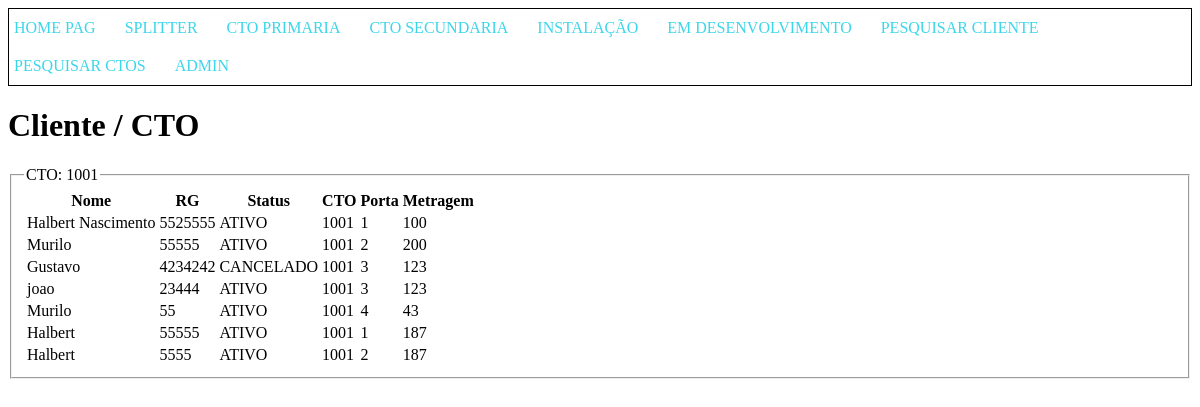
Page /get/exibicao/ on the earlier database version.
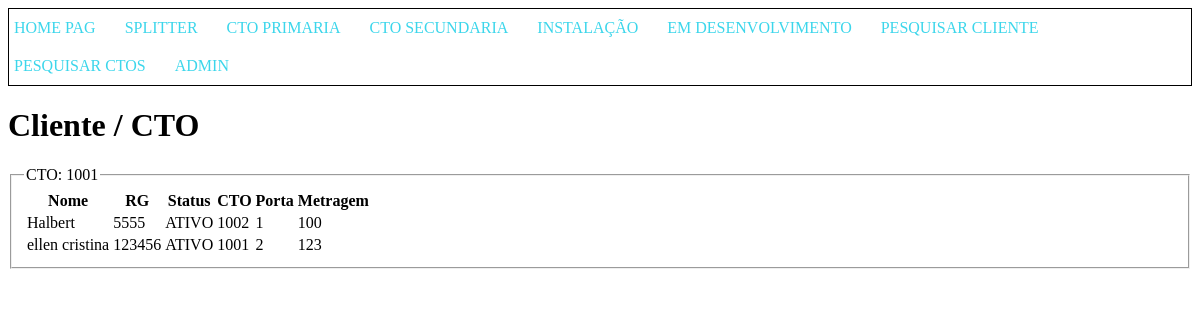
Same page on the later database version.
### CTO_manager/models.py (models this page shows)
class Cliente(models.Model):
  nome = models.CharField(max_length=100) # identificação do cliente pelo nome
  rg = models.IntegerField(blank=True) # identificao do cliente RG
  status = models.CharField(max_length=15, default='ATIVO') # identificação do status do cliente  ativo, cancelado, bloqueado, se nada for atribuido inicialmente começa como 'ativo'
  porta = models.PositiveIntegerField(blank=True) # salvar a numeracao da porta que o cliente esta associado a cto, somente numeros positivos
  numeracao_cto = models.IntegerField(blank=True, null=True) # deixar salva a numeracao da cto
  metragem = models.IntegerField(default=0) # tamanho do cabo que foi utilizado para instalacao
  def __str__(self):
     return f"{self.nome} esta instalado na CTO {self.numeracao_cto}, porta {self.porta}"

### getData/views.py (the view)
# urls.py: path('exibicao/',views.exibicao ,name='exibicao'),
def exibicao(request):
    template = loader.get_template('getData/exibicao.html')
    ctos = CtoSecundaria.objects.all()
    cto =CtoSecundaria.objects.get(pk=1)
    print(cto.clientes.all())
    context = {
        'cto':cto,
        'clientes':cto.clientes.all(),
    }
    return HttpResponse(template.render(context, request))

### CTO_manager/models.py (called while the page is built)
  def __str__(self):
    return f'CTO: {self.numeracao}'

### getData/templates/getData/exibicao.html (shortened to what this page needs)
{% extends 'base.html' %}
{% block content %}
<h1>Cliente / CTO</h1>
  <fieldset>
    <legend>{{cto}}</legend>
    <table>
      <tr>
        <th>Nome</th>
        <th>RG</th>
        <th>Status</th>
        <th>CTO</th>
        <th>Porta</th>
        <th>Metragem</th>
      </tr>
        {% for cliente in clientes %}
          <tr>
            <td>{{cliente.nome}}</td>
            <td>{{cliente.rg}}</td>
            <td>{{cliente.status}}</td>
            <td>{{cliente.numeracao_cto}}</td>
            <td>{{cliente.porta}}</td>
            <td>{{cliente.metragem}}</td>
          </tr>
        {%endfor%}
    </table>
  </fieldset>
{% endblock %}

Differences in the rows shown:
removed Cliente: nome "Halbert Nascimento", rg "5525555", status "ATIVO", numeracao_cto "1001", porta "1", metragem "100"
removed Cliente: nome "Murilo", rg "55555", status "ATIVO", numeracao_cto "1001", porta "2", metragem "200"
removed Cliente: nome "Gustavo", rg "4234242", status "CANCELADO", numeracao_cto "1001", porta "3", metragem "123"
removed Cliente: nome "joao", rg "23444", status "ATIVO", numeracao_cto "1001", porta "3", metragem "123"
removed Cliente: nome "Murilo", rg "55", status "ATIVO", numeracao_cto "1001", porta "4", metragem "43"
removed Cliente: nome "Halbert", rg "55555", status "ATIVO", numeracao_cto "1001", porta "1", metragem "187"
removed Cliente: nome "Halbert", rg "5555", status "ATIVO", numeracao_cto "1001", porta "2", metragem "187"
added Cliente: nome "Halbert", rg "5555", status "ATIVO", numeracao_cto "1002", porta "1", metragem "100"
added Cliente: nome "ellen cristina", rg "123456", status "ATIVO", numeracao_cto "1001", porta "2", metragem "123"
